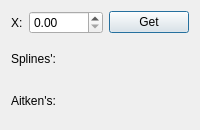
<?xml version="1.0" encoding="UTF-8"?>
<ui version="4.0">
 <class>GetValueAtPointDialog</class>
 <widget class="QDialog" name="GetValueAtPointDialog">
  <property name="geometry">
   <rect>
    <x>0</x>
    <y>0</y>
    <width>200</width>
    <height>130</height>
   </rect>
  </property>
  <property name="minimumSize">
   <size>
    <width>200</width>
    <height>130</height>
   </size>
  </property>
  <property name="maximumSize">
   <size>
    <width>200</width>
    <height>130</height>
   </size>
  </property>
  <property name="windowTitle">
   <string>Get value at point</string>
  </property>
  <layout class="QGridLayout" name="gridLayout">
   <item row="0" column="0">
    <layout class="QHBoxLayout" name="horizontalLayout">
     <item>
      <widget class="QLabel" name="label">
       <property name="sizePolicy">
        <sizepolicy hsizetype="Fixed" vsizetype="Preferred">
         <horstretch>0</horstretch>
         <verstretch>0</verstretch>
        </sizepolicy>
       </property>
       <property name="text">
        <string>X:</string>
       </property>
      </widget>
     </item>
     <item>
      <widget class="QDoubleSpinBox" name="xSpinBox">
       <property name="sizePolicy">
        <sizepolicy hsizetype="Expanding" vsizetype="Fixed">
         <horstretch>0</horstretch>
         <verstretch>0</verstretch>
        </sizepolicy>
       </property>
       <property name="singleStep">
        <double>0.100000000000000</double>
       </property>
      </widget>
     </item>
     <item>
      <widget class="QPushButton" name="pushButton">
       <property name="text">
        <string>Get</string>
       </property>
      </widget>
     </item>
    </layout>
   </item>
   <item row="1" column="0">
    <layout class="QHBoxLayout" name="horizontalLayout_2">
     <item>
      <widget class="QLabel" name="label_2">
       <property name="text">
        <string>Splines':</string>
       </property>
      </widget>
     </item>
     <item>
      <widget class="QLabel" name="splinesResultLabel">
       <property name="text">
        <string/>
       </property>
       <property name="alignment">
        <set>Qt::AlignCenter</set>
       </property>
      </widget>
     </item>
    </layout>
   </item>
   <item row="2" column="0">
    <layout class="QHBoxLayout" name="horizontalLayout_3">
     <item>
      <widget class="QLabel" name="label_3">
       <property name="text">
        <string>Aitken's:</string>
       </property>
      </widget>
     </item>
     <item>
      <widget class="QLabel" name="aitkenResultLabel">
       <property name="text">
        <string/>
       </property>
       <property name="alignment">
        <set>Qt::AlignCenter</set>
       </property>
      </widget>
     </item>
    </layout>
   </item>
  </layout>
 </widget>
 <resources/>
 <connections/>
</ui>
